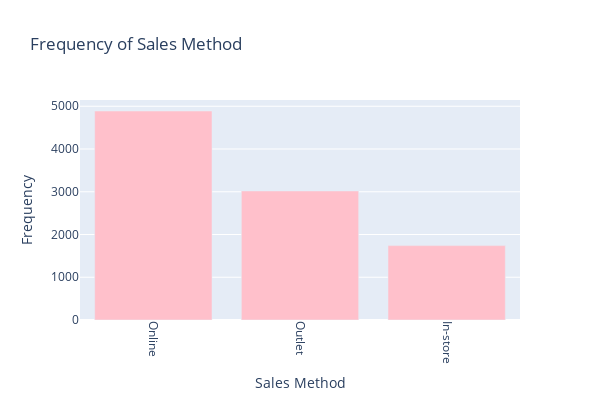

Notebook cell for this chart:
### Code cell
#Freqency of Sales Method
retailer_counts = data['Sales Method'].value_counts()

bar_trace = go.Bar(
    x=retailer_counts.index,
    y=retailer_counts.values,
    marker=dict(color='pink')  
)

fig = go.Figure(bar_trace)

fig.update_layout(
    title='Frequency of Sales Method',
    xaxis_title='Sales Method',
    yaxis_title='Frequency',
    xaxis=dict(tickangle=90),  
    width=600,  
    height=400,  
)

fig.show()

### Figure 1 — Plotly figure (JSON) as saved in the notebook; plotly's stock layout.template omitted (floating-point values rounded to 4 significant figures)
{"data": [{"marker": {"color": "pink"}, "type": "bar", "x": ["Online", "Outlet", "In-store"], "y": [4889, 3019, 1740]}], "layout": {"height": 400, "title": {"text": "Frequency of Sales Method"}, "width": 600, "xaxis": {"tickangle": 90, "title": {"text": "Sales Method"}}, "yaxis": {"title": {"text": "Frequency"}}}}
